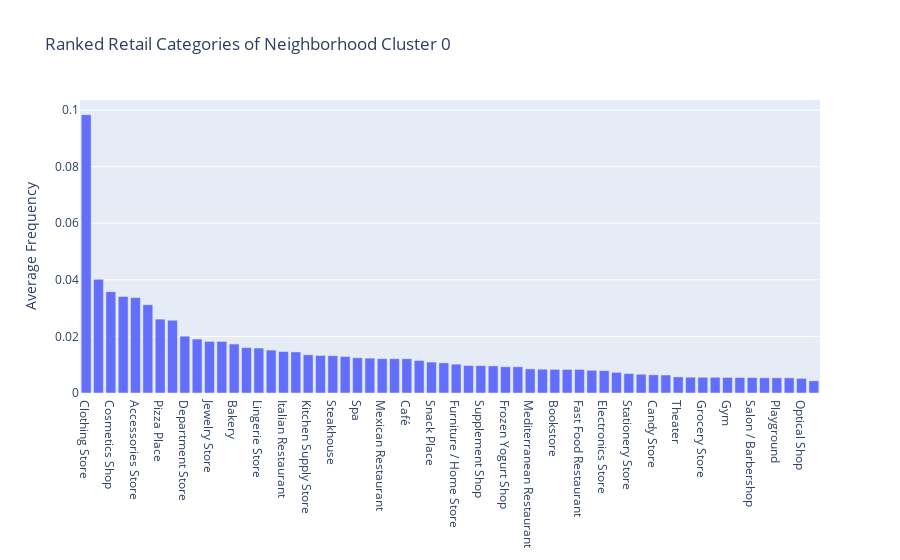
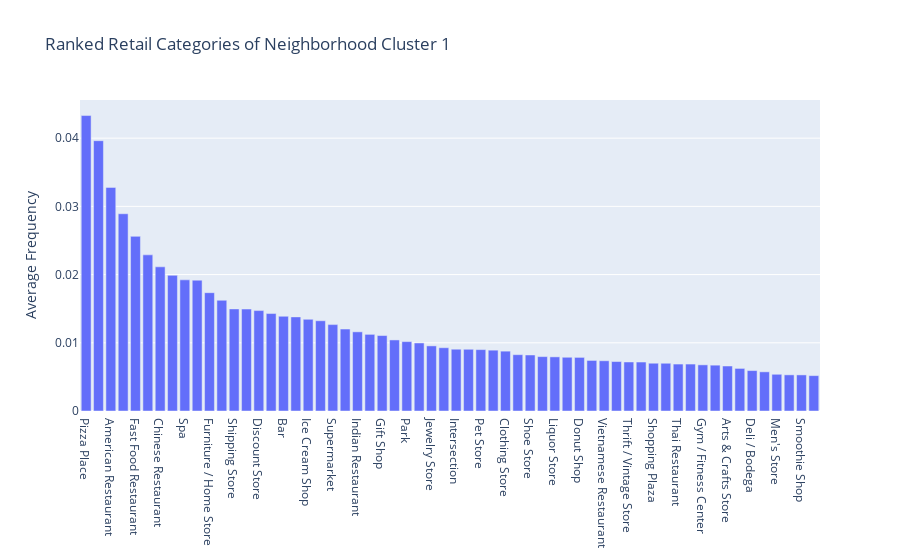
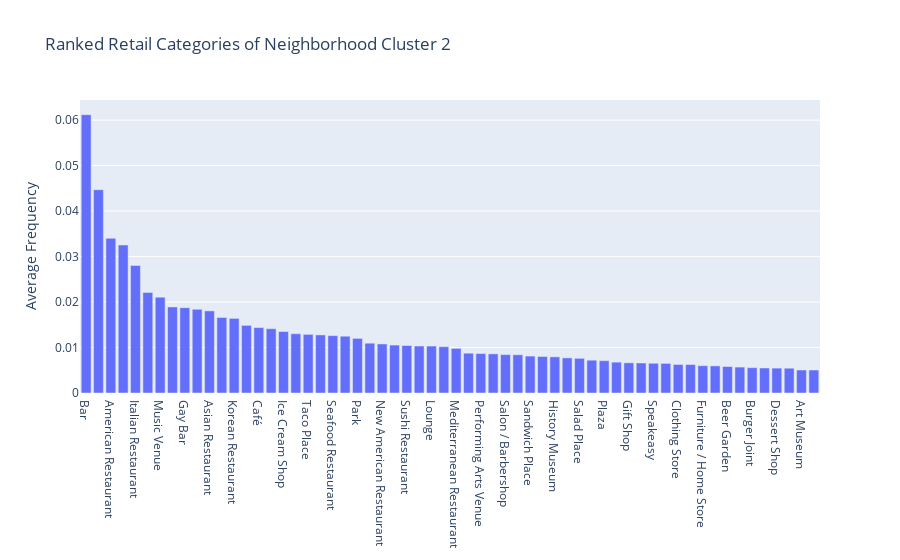

The cell these charts' notebook holds for them, in order:
### Markdown cell above
(Explain these plots)

### Code cell
for k in range(5):
    plot_cluster(neigh_df,k)

### Figure 1 — Plotly figure (JSON) as saved in the notebook; plotly's stock layout.template omitted (floating-point values rounded to 4 significant figures)
{"data": [{"name": "['Cluster ', 0]", "type": "bar", "x": ["Clothing Store", "American Restaurant", "Cosmetics Shop", "Shoe Store", "Accessories Store", "Kids Store", "Pizza Place", "Coffee Shop", "Department Store", "Shopping Mall", "Jewelry Store", "Women's Store", "Bakery", "Sandwich Place", "Lingerie Store", "Sushi Restaurant", "Italian Restaurant", "Chinese Restaurant", "Kitchen Supply Store", "Bar", "Steakhouse", "Boutique", "Spa", "Nightclub", "Mexican Restaurant", "Burger Joint", "Café", "Toy / Game Store", "Snack Place", "French Restaurant", "Furniture / Home Store", "Sporting Goods Shop", "Supplement Shop", "Seafood Restaurant", "Frozen Yogurt Shop", "Gift Shop", "Mediterranean Restaurant", "Video Game Store", "Bookstore", "Movie Theater", "Fast Food Restaurant", "Hotel", "Electronics Store", "Big Box Store", "Stationery Store", "Deli / Bodega", "Candy Store", "Mobile Phone Shop", "Theater", "Donut Shop", "Grocery Store", "Breakfast Spot", "Gym", "Ice Cream Shop", "Salon / Barbershop", "Salad Place", "Playground", "Gourmet Shop", "Optical Shop", "Discount Store"], "y": [0.09839, 0.04017, 0.03582, 0.03413, 0.03373, 0.03122, 0.02611, 0.02572, 0.02008, 0.01908, 0.01825, 0.01823, 0.01732, 0.01607, 0.0159, 0.01517, 0.01466, 0.01452, 0.01352, 0.01327, 0.01318, 0.01291, 0.01247, 0.01232, 0.01213, 0.01213, 0.01212, 0.01151, 0.01094, 0.01066, 0.01018, 0.009728, 0.009693, 0.009584, 0.009289, 0.009289, 0.008537, 0.008418, 0.008359, 0.008334, 0.008334, 0.008027, 0.007909, 0.007287, 0.006882, 0.006633, 0.006432, 0.006352, 0.00569, 0.005586, 0.00556, 0.00556, 0.005501, 0.005476, 0.005476, 0.005383, 0.005383, 0.005358, 0.005182, 0.00431]}], "layout": {"autosize": true, "title": {"text": "Ranked Retail Categories of Neighborhood Cluster 0"}, "xaxis": {"autorange": true, "range": [-0.5, 59.5], "type": "category"}, "yaxis": {"autorange": true, "range": [0, 0.1036], "title": {"text": "Average Frequency"}, "type": "linear"}}}

### Figure 2 — Plotly figure (JSON) as saved in the notebook; plotly's stock layout.template omitted (floating-point values rounded to 4 significant figures)
{"data": [{"name": "['Cluster ', 1]", "type": "bar", "x": ["Pizza Place", "Sandwich Place", "American Restaurant", "Convenience Store", "Fast Food Restaurant", "Pharmacy", "Chinese Restaurant", "Bakery", "Spa", "Mexican Restaurant", "Furniture / Home Store", "Video Store", "Shipping Store", "Coffee Shop", "Discount Store", "Cosmetics Shop", "Bar", "Gym", "Ice Cream Shop", "Breakfast Spot", "Supermarket", "Restaurant", "Indian Restaurant", "Salon / Barbershop", "Gift Shop", "Gas Station", "Park", "Burger Joint", "Jewelry Store", "Italian Restaurant", "Intersection", "Seafood Restaurant", "Pet Store", "Café", "Clothing Store", "Grocery Store", "Shoe Store", "Fried Chicken Joint", "Liquor Store", "Mediterranean Restaurant", "Donut Shop", "Bank", "Vietnamese Restaurant", "Market", "Thrift / Vintage Store", "BBQ Joint", "Shopping Plaza", "Asian Restaurant", "Thai Restaurant", "Eye Doctor", "Gym / Fitness Center", "Construction & Landscaping", "Arts & Crafts Store", "Yoga Studio", "Deli / Bodega", "Miscellaneous Shop", "Men's Store", "Smoke Shop", "Smoothie Shop", "Wine Bar"], "y": [0.04331, 0.03963, 0.03278, 0.02892, 0.0256, 0.02289, 0.02114, 0.01989, 0.01923, 0.01918, 0.01734, 0.01623, 0.01497, 0.01495, 0.01472, 0.01429, 0.01389, 0.0138, 0.01344, 0.01323, 0.01267, 0.01202, 0.01161, 0.01124, 0.01106, 0.01042, 0.01017, 0.009974, 0.009545, 0.009277, 0.009058, 0.009049, 0.009, 0.008918, 0.008775, 0.008257, 0.00821, 0.007974, 0.007937, 0.007878, 0.00786, 0.007413, 0.007365, 0.007251, 0.007188, 0.00718, 0.007003, 0.007001, 0.006881, 0.006881, 0.006766, 0.00672, 0.006597, 0.006243, 0.005928, 0.005744, 0.005383, 0.0053, 0.005292, 0.005187]}], "layout": {"autosize": true, "title": {"text": "Ranked Retail Categories of Neighborhood Cluster 1"}, "xaxis": {"autorange": true, "range": [-0.5, 59.5], "type": "category"}, "yaxis": {"autorange": true, "range": [0, 0.04559], "title": {"text": "Average Frequency"}, "type": "linear"}}}

### Figure 3 — Plotly figure (JSON) as saved in the notebook; plotly's stock layout.template omitted (floating-point values rounded to 4 significant figures)
{"data": [{"name": "['Cluster ', 2]", "type": "bar", "x": ["Bar", "Coffee Shop", "American Restaurant", "Cocktail Bar", "Italian Restaurant", "Southern / Soul Food Restaurant", "Music Venue", "Pizza Place", "Gay Bar", "Art Gallery", "Asian Restaurant", "Brewery", "Korean Restaurant", "Gastropub", "Café", "Diner", "Ice Cream Shop", "Mexican Restaurant", "Taco Place", "Sports Bar", "Seafood Restaurant", "Ramen Restaurant", "Park", "Thai Restaurant", "New American Restaurant", "Deli / Bodega", "Sushi Restaurant", "BBQ Joint", "Lounge", "Rock Club", "Mediterranean Restaurant", "Bakery", "Performing Arts Venue", "Nightclub", "Salon / Barbershop", "Vegetarian / Vegan Restaurant", "Sandwich Place", "Hotel", "History Museum", "Wine Bar", "Salad Place", "Movie Theater", "Plaza", "French Restaurant", "Gift Shop", "Bank", "Speakeasy", "Gym", "Clothing Store", "Juice Bar", "Furniture / Home Store", "Donut Shop", "Beer Garden", "Sporting Goods Shop", "Burger Joint", "Indian Restaurant", "Dessert Shop", "Breakfast Spot", "Art Museum", "Grocery Store"], "y": [0.0612, 0.0447, 0.03401, 0.03254, 0.02804, 0.02212, 0.02107, 0.01893, 0.01877, 0.01841, 0.01805, 0.01661, 0.01641, 0.01487, 0.01439, 0.01413, 0.01352, 0.01304, 0.01289, 0.01277, 0.01261, 0.01249, 0.012, 0.01095, 0.01079, 0.01054, 0.01044, 0.01033, 0.01032, 0.01018, 0.009815, 0.008754, 0.00868, 0.008606, 0.008442, 0.008406, 0.008117, 0.008028, 0.007946, 0.00772, 0.007622, 0.007213, 0.007106, 0.006786, 0.006638, 0.0066, 0.006533, 0.006511, 0.00627, 0.006259, 0.006011, 0.005961, 0.00582, 0.005698, 0.005564, 0.005502, 0.005473, 0.00545, 0.005055, 0.005053]}], "layout": {"autosize": true, "title": {"text": "Ranked Retail Categories of Neighborhood Cluster 2"}, "xaxis": {"autorange": true, "range": [-0.5, 59.5], "type": "category"}, "yaxis": {"autorange": true, "range": [0, 0.06442], "title": {"text": "Average Frequency"}, "type": "linear"}}}
